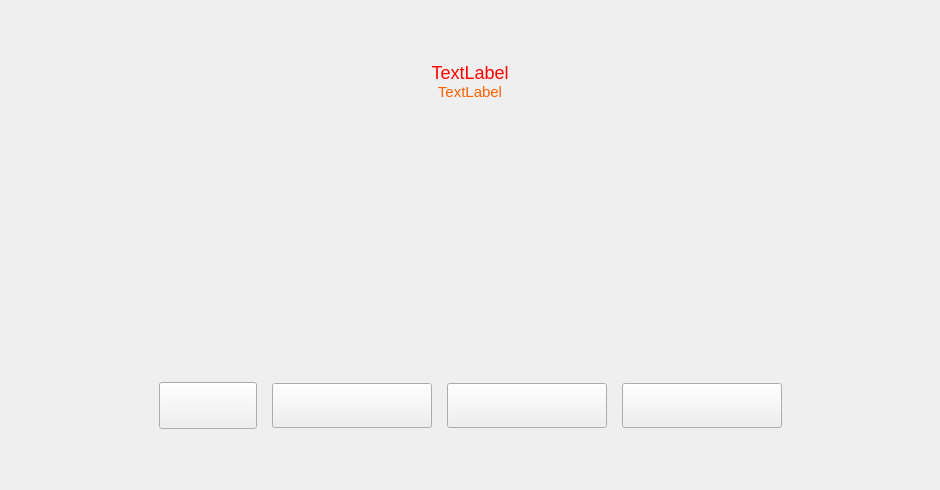
<?xml version="1.0" encoding="UTF-8"?>
<ui version="4.0">
 <class>FingerBusinessPage</class>
 <widget class="QWidget" name="FingerBusinessPage">
  <property name="geometry">
   <rect>
    <x>0</x>
    <y>0</y>
    <width>940</width>
    <height>490</height>
   </rect>
  </property>
  <property name="windowTitle">
   <string>FingerBusinessPage</string>
  </property>
  <property name="styleSheet">
   <string notr="true">QLabel{
font-family:&quot;微软雅黑&quot;;
font-size:13px;
}
#wgt_leftPalm{
border-image: url(:/MBRClient/Resources/image/auth/L_parm.png)
}
#wgt_rightPalm{
	border-image: url(:/MBRClient/Resources/image/auth/R_parm.png);
}
#btn_return{
	border-image: url(:/MBRClient/Resources/image/gather/retry.png);
}
#btn_return:hover{
	border-image: url(:/MBRClient/Resources/image/gather/retry_hover.png);
}
#btn_return:pressed{
	border-image: url(:/MBRClient/Resources/image/gather/retry_pressed.png);
}
#btn_return:disabled{
	border-image: url(:/MBRClient/Resources/image/gather/retry_disabled.png);
}
#btn_startRecog{
	border-image: url(:/MBRClient/Resources/image/gather/startrz.png);
}
#btn_startRecog:hover{
	border-image: url(:/MBRClient/Resources/image/gather/startrz_hover.png);
}
#btn_startRecog:pressed{
	border-image: url(:/MBRClient/Resources/image/gather/startrz_pressed.png);
}
#btn_startRecog:disabled{
	border-image: url(:/MBRClient/Resources/image/gather/startrz_disabled.png);
}
#btn_startModel{
	border-image: url(:/MBRClient/Resources/image/gather/start.png);
}
#btn_startModel:hover{
	border-image: url(:/MBRClient/Resources/image/gather/start_hover.png);
}
#btn_startModel:pressed{
	border-image: url(:/MBRClient/Resources/image/gather/start_pressed.png);
}
#btn_startModel:disabled{
	border-image: url(:/MBRClient/Resources/image/gather/start_disabled.png);
}
#btn_skip{
	border-image: url(:/MBRClient/Resources/image/gather/jmpfw.png);
}
#btn_skip:hover{
	border-image: url(:/MBRClient/Resources/image/gather/jmpfw_hover.png);
}
#btn_skip:pressed{
	border-image: url(:/MBRClient/Resources/image/gather/jmpfw_pressed.png);
}
#btn_skip:disabled{
	border-image: url(:/MBRClient/Resources/image/gather/jmpfw_disabled.png);
}</string>
  </property>
  <layout class="QVBoxLayout" name="verticalLayout_2">
   <property name="spacing">
    <number>15</number>
   </property>
   <property name="leftMargin">
    <number>0</number>
   </property>
   <property name="topMargin">
    <number>0</number>
   </property>
   <property name="rightMargin">
    <number>0</number>
   </property>
   <property name="bottomMargin">
    <number>0</number>
   </property>
   <item>
    <spacer name="verticalSpacer">
     <property name="orientation">
      <enum>Qt::Vertical</enum>
     </property>
     <property name="sizeHint" stdset="0">
      <size>
       <width>20</width>
       <height>30</height>
      </size>
     </property>
    </spacer>
   </item>
   <item>
    <layout class="QVBoxLayout" name="verticalLayout">
     <property name="spacing">
      <number>0</number>
     </property>
     <item>
      <widget class="QLabel" name="lbl_status">
       <property name="styleSheet">
        <string notr="true">font-size:18px;
color:red;</string>
       </property>
       <property name="text">
        <string>TextLabel</string>
       </property>
       <property name="alignment">
        <set>Qt::AlignCenter</set>
       </property>
       <property name="wordWrap">
        <bool>true</bool>
       </property>
      </widget>
     </item>
     <item>
      <widget class="QLabel" name="lbl_prompt">
       <property name="styleSheet">
        <string notr="true">font-size:15px;
color:#FF6000;</string>
       </property>
       <property name="text">
        <string>TextLabel</string>
       </property>
       <property name="alignment">
        <set>Qt::AlignCenter</set>
       </property>
       <property name="wordWrap">
        <bool>true</bool>
       </property>
      </widget>
     </item>
    </layout>
   </item>
   <item>
    <layout class="QHBoxLayout" name="horizontalLayout">
     <property name="spacing">
      <number>73</number>
     </property>
     <item>
      <spacer name="horizontalSpacer">
       <property name="orientation">
        <enum>Qt::Horizontal</enum>
       </property>
       <property name="sizeHint" stdset="0">
        <size>
         <width>40</width>
         <height>20</height>
        </size>
       </property>
      </spacer>
     </item>
     <item>
      <widget class="QWidget" name="wgt_leftPalm" native="true">
       <property name="minimumSize">
        <size>
         <width>158</width>
         <height>221</height>
        </size>
       </property>
       <property name="maximumSize">
        <size>
         <width>158</width>
         <height>221</height>
        </size>
       </property>
      </widget>
     </item>
     <item>
      <widget class="QWidget" name="wgt_rightPalm" native="true">
       <property name="minimumSize">
        <size>
         <width>158</width>
         <height>221</height>
        </size>
       </property>
       <property name="maximumSize">
        <size>
         <width>158</width>
         <height>221</height>
        </size>
       </property>
      </widget>
     </item>
     <item>
      <spacer name="horizontalSpacer_2">
       <property name="orientation">
        <enum>Qt::Horizontal</enum>
       </property>
       <property name="sizeHint" stdset="0">
        <size>
         <width>40</width>
         <height>20</height>
        </size>
       </property>
      </spacer>
     </item>
    </layout>
   </item>
   <item>
    <spacer name="verticalSpacer_3">
     <property name="orientation">
      <enum>Qt::Vertical</enum>
     </property>
     <property name="sizeType">
      <enum>QSizePolicy::Fixed</enum>
     </property>
     <property name="sizeHint" stdset="0">
      <size>
       <width>20</width>
       <height>30</height>
      </size>
     </property>
    </spacer>
   </item>
   <item>
    <layout class="QHBoxLayout" name="horizontalLayout_2">
     <property name="spacing">
      <number>15</number>
     </property>
     <item>
      <spacer name="horizontalSpacer_3">
       <property name="orientation">
        <enum>Qt::Horizontal</enum>
       </property>
       <property name="sizeHint" stdset="0">
        <size>
         <width>40</width>
         <height>20</height>
        </size>
       </property>
      </spacer>
     </item>
     <item>
      <widget class="QPushButton" name="btn_return">
       <property name="minimumSize">
        <size>
         <width>98</width>
         <height>47</height>
        </size>
       </property>
       <property name="maximumSize">
        <size>
         <width>98</width>
         <height>47</height>
        </size>
       </property>
       <property name="text">
        <string/>
       </property>
      </widget>
     </item>
     <item>
      <widget class="QPushButton" name="btn_startRecog">
       <property name="minimumSize">
        <size>
         <width>160</width>
         <height>45</height>
        </size>
       </property>
       <property name="maximumSize">
        <size>
         <width>160</width>
         <height>45</height>
        </size>
       </property>
       <property name="text">
        <string/>
       </property>
      </widget>
     </item>
     <item>
      <widget class="QPushButton" name="btn_skip">
       <property name="minimumSize">
        <size>
         <width>160</width>
         <height>45</height>
        </size>
       </property>
       <property name="maximumSize">
        <size>
         <width>160</width>
         <height>45</height>
        </size>
       </property>
       <property name="text">
        <string/>
       </property>
      </widget>
     </item>
     <item>
      <widget class="QPushButton" name="btn_startModel">
       <property name="minimumSize">
        <size>
         <width>160</width>
         <height>45</height>
        </size>
       </property>
       <property name="maximumSize">
        <size>
         <width>160</width>
         <height>45</height>
        </size>
       </property>
       <property name="text">
        <string/>
       </property>
      </widget>
     </item>
     <item>
      <spacer name="horizontalSpacer_4">
       <property name="orientation">
        <enum>Qt::Horizontal</enum>
       </property>
       <property name="sizeHint" stdset="0">
        <size>
         <width>40</width>
         <height>20</height>
        </size>
       </property>
      </spacer>
     </item>
    </layout>
   </item>
   <item>
    <spacer name="verticalSpacer_2">
     <property name="orientation">
      <enum>Qt::Vertical</enum>
     </property>
     <property name="sizeHint" stdset="0">
      <size>
       <width>20</width>
       <height>31</height>
      </size>
     </property>
    </spacer>
   </item>
  </layout>
 </widget>
 <layoutdefault spacing="6" margin="11"/>
 <resources>
  <include location="MBRClient.qrc"/>
 </resources>
 <connections/>
</ui>
